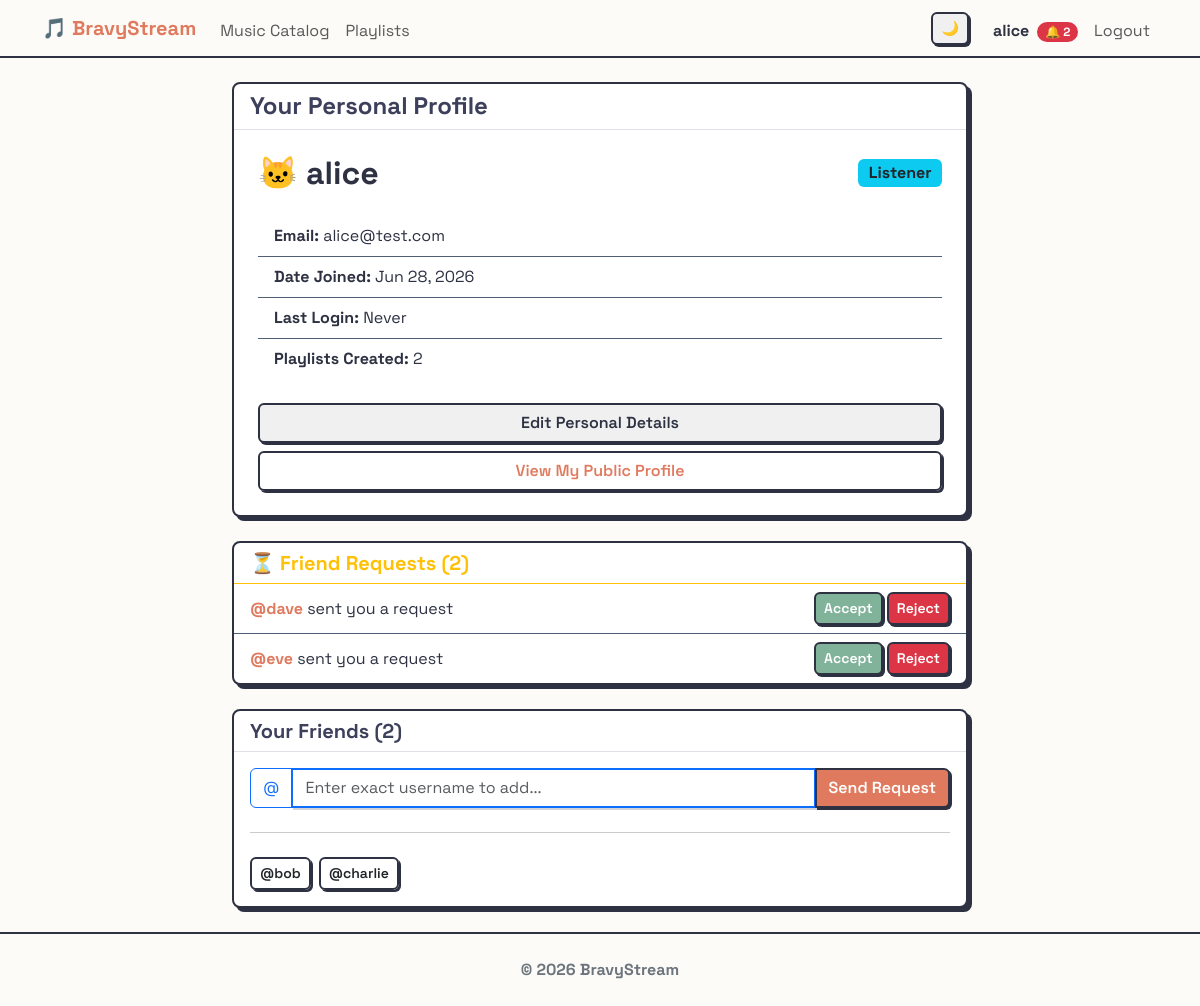
The app's page /users/profile/ (signed in), older data.
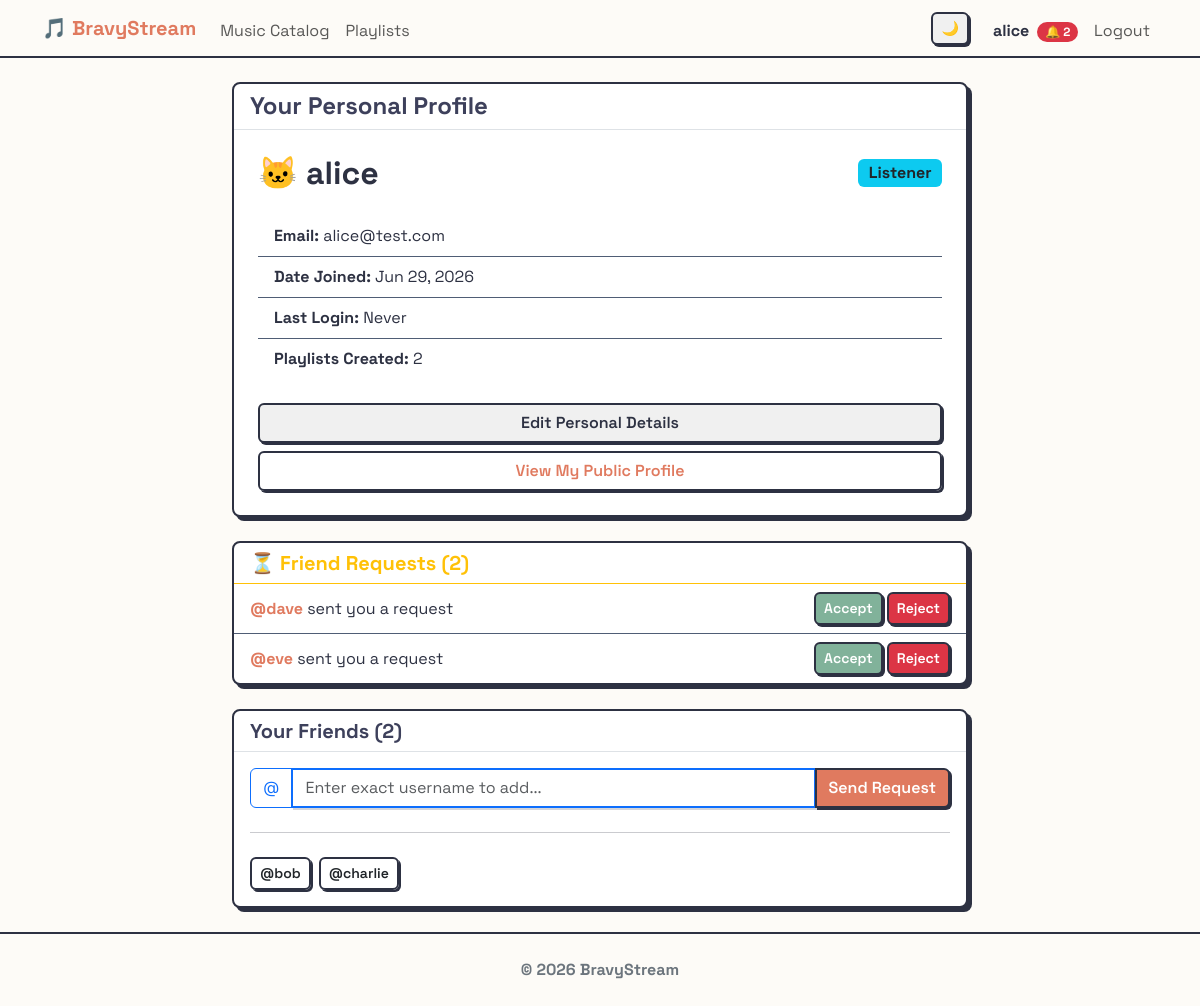
The same page, newer data.
### users/models.py (models this page shows, shortened)
class CustomUser(AbstractUser):
    ROLE_CHOICES = (
        ('listener', 'Listener'),
        ('curator', 'Curator'),
        ('moderator', 'Moderator'),
    )
    role = models.CharField(max_length=20, choices=ROLE_CHOICES, default='listener')
    birth_date = models.DateField(null=True, blank=True)
    friends = models.ManyToManyField('self', blank=True)
    ICON_CHOICES = [
        ('👤', '👤'),
        ('🐶', '🐶'),
        ('🐱', '🐱'),
        ('🦊', '🦊'),
        ('🐯', '🐯'),
        ('🐼', '🐼'),
        ('🐰', '🐰'),
        ('👽', '👽'),
        ('🤖', '🤖'),
        ('👻', '👻'),
        ('🤠', '🤠'),
    ]
    profile_icon = models.CharField(max_length=10, choices=ICON_CHOICES, default='👤')
    @property
    def pending_friend_requests_count(self):
        return self.received_requests.filter(is_accepted=False).count()

### users/views.py (the view)
# urls.py: path('profile/', UserProfileView.as_view(), name='profile'),
class UserProfileView(LoginRequiredMixin, TemplateView):
    template_name = 'users/profile.html'
    def get_context_data(self, **kwargs):
        context = super().get_context_data(**kwargs)
        user = self.request.user
        context['pending_requests'] = user.received_requests.filter(is_accepted=False)
        context['friends_list'] = user.friends.all()
        return context

### templates/users/profile.html (shortened to what this page needs)
{% extends 'base.html' %}
{% block content %}
<div class="row justify-content-center">
	<div class="col-md-8">
		<div class="card neo-card mb-4">
			<div class="card-header border-bottom bg-transparent d-flex justify-content-between align-items-center">
				<h4 class="mb-0" style="color: var(--accent-tertiary);">Your Personal Profile</h4>
			</div>
			<div class="card-body p-4">
				<div class="d-flex flex-wrap justify-content-between align-items-center gap-2 mb-4">
					<h2 class="mb-0 text-break">
						{{ user.profile_icon }} {{ user.username }}
					</h2>
					<div>
						{% if user.is_superuser %}
						<span class="badge bg-danger fs-6">Admin</span>
						{% elif user.role == 'moderator' %}
						<span class="badge bg-success fs-6">Moderator</span>
						{% elif user.role == 'curator' %}
						<span class="badge bg-warning text-dark fs-6">Curator</span>
						{% else %}
						<span class="badge bg-info text-dark fs-6">Listener</span>
						{% endif %}
					</div>
				</div>
				<ul class="list-group list-group-flush mb-4">
					{% if user.email %}
					<li class="list-group-item">
						<strong>Email:</strong> {{ user.email }}
					</li>
					{% endif %}
					<li class="list-group-item">
						<strong>Date Joined:</strong> {{ user.date_joined|date:"M d, Y" }}
					</li>
					<li class="list-group-item">
						<strong>Last Login:</strong> {{ user.last_login|date:"M d, Y, H:i"|default:"Never" }}
					</li>
					<li class="list-group-item">
						<strong>Playlists Created:</strong> {{ user.playlists.count }}
					</li>
				</ul>
				<div class="d-grid gap-2">
					<a href="{% url 'users:profile_edit' %}" class="btn btn-outline-secondary">
						Edit Personal Details
					</a>
					<a href="{% url 'users:public_profile' request.user.username %}" class="btn btn-outline-primary">
						View My Public Profile
					</a>
				</div>
			</div>
		</div>
		{% if pending_requests %}
		<div class="card neo-card mt-4 border-warning">
			<div class="card-header bg-transparent border-bottom border-warning">
				<h5 class="mb-0 text-warning">⏳ Friend Requests ({{ pending_requests.count }})</h5>
			</div>
			<ul class="list-group list-group-flush">
				{% for req in pending_requests %}
				<li class="list-group-item d-flex justify-content-between align-items-center">
					<span>
						<a href="{% url 'users:public_profile' req.sender.username %}"
							class="text-decoration-none fw-bold">@{{ req.sender.username }}</a> sent you a request
					</span>
					<div>
						<form action="{% url 'users:accept_request' req.id %}" method="post" class="d-inline">
							<button type="submit" class="btn btn-sm btn-success">Accept</button>
						</form>
						<form action="{% url 'users:reject_request' req.id %}" method="post" class="d-inline">
							<button type="submit" class="btn btn-sm btn-danger">Reject</button>
						</form>
					</div>
				</li>
				{% endfor %}
			</ul>
		</div>
		{% endif %}
		<div class="card neo-card mt-4">
			<div class="card-header bg-transparent border-bottom d-flex justify-content-between align-items-center">
				<h5 class="mb-0" style="color: var(--accent-tertiary);">Your Friends ({{ friends_list.count }})</h5>
			</div>
			<div class="card-body">
				<form action="{% url 'users:send_request_by_username' %}" method="post" class="mb-4">
					<div class="input-group">
						<span class="input-group-text bg-transparent text-primary border-primary">@</span>
						<input type="text" name="username" class="form-control border-primary"
							placeholder="Enter exact username to add..." required>
						<button type="submit" class="btn btn-primary">Send Request</button>
					</div>
				</form>
				<hr class="my-4">
				{% if friends_list %}
				<div class="d-flex flex-wrap gap-2">
					{% for friend in friends_list %}
					<a href="{% url 'users:public_profile' friend.username %}" class="btn btn-outline-dark btn-sm">
						@{{ friend.username }}
					</a>
					{% endfor %}
				</div>
				{% else %}
				<p class="text-muted mb-0">You don't have any friends yet</p>
				{% endif %}
			</div>
		</div>
	</div>
</div>
{% endblock %}

### templates/base.html (shortened to what this page needs)
<!DOCTYPE html>
<html lang="it">
<head>
	<link href="https://cdn.jsdelivr.net/npm/bootstrap@5.3.0/dist/css/bootstrap.min.css" rel="stylesheet">
	{% load static %}
	<link rel="stylesheet" href="{% static 'css/style.css' %}">
</head>
<body class="d-flex flex-column min-vh-100" hx-boost="true" hx-headers='{"X-CSRFToken": "{{ csrf_token }}"}'>
	<nav class="navbar navbar-expand-lg navbar-light sticky-top"
		style="background-color: var(--bg-color); border-bottom: 2px solid var(--text-primary);">
		<div class="container">
			<a class="navbar-brand fw-bold" href="{% url 'pages:home' %}" style="color: var(--accent-primary);">🎵
				BravyStream</a>
			<div class="collapse navbar-collapse order-lg-2" id="navbarNav">
				<ul class="navbar-nav me-auto">
					<li class="nav-item">
						<a class="nav-link" href="{% url 'music:song_list' %}">Music Catalog</a>
					</li>
					<li class="nav-item">
						<a class="nav-link" href="{% url 'music:playlist_list' %}">Playlists</a>
					</li>
				</ul>
				<ul class="navbar-nav ms-auto align-items-lg-center">
					<li class="nav-item me-3 d-none d-lg-block">
						<button id="themeToggleDesktop" class="btn btn-sm btn-outline-secondary theme-toggle"
							title="Toggle Theme">
						</button>
					</li>
					{% if user.is_authenticated %}
					<li class="nav-item">
						<a href="{% url 'users:profile' %}" class="nav-link fw-bold text-decoration-none"
							style="color: var(--text-primary);">
							{{ user.username }}
							{% if user.pending_friend_requests_count > 0 %}
							<span class="badge bg-danger rounded-pill ms-1">
								🔔 {{ user.pending_friend_requests_count }}
							</span>
							{% endif %}
						</a>
					</li>
					<li class="nav-item">
						<form method="post" action="{% url 'users:logout' %}" class="m-0 p-0"
							onsubmit="closeGlobalPlayer()">
							<button type="submit"
								class="nav-link border-0 bg-transparent w-100 text-start">Logout</button>
						</form>
					</li>
					{% endif %}
				</ul>
			</div>
		</div>
	</nav>
	<main class="container my-4 flex-grow-1">
		{% block content %}{% endblock %}
	</main>
	<footer class="text-secondary text-center py-4 mt-auto"
		style="border-top: 2px solid var(--text-primary); background-color: var(--bg-color);">
		<p class="mb-0 fw-bold">&copy; 2026 BravyStream</p>
	</footer>
</body>
</html>

Row changes from the older to the newer data that the page shows:
changed CustomUser "alice": date_joined "Jun 28, 2026" → "Jun 29, 2026"
